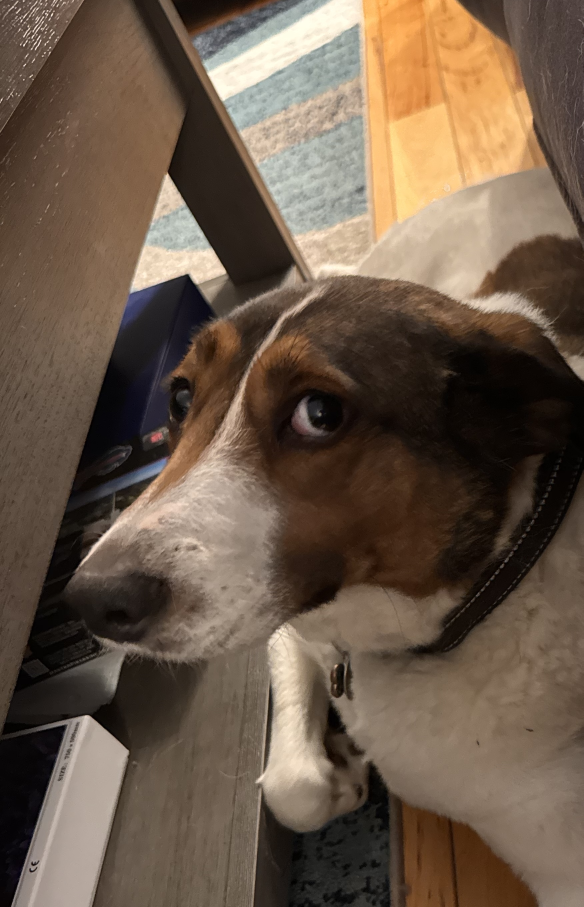
#> input picture photos/IMG_0887.JPG, 1750 x 2720 px (shown at 1/3 size)
$ python video_ref.py ../photos/IMG_0887.JPG out.png
#> lines starting #> are read from the running program, lines starting #| are printed output that depends on the picture
#!/usr/bin/env python3
"""Build the 16:9 Flow/Veo start-frame reference for a style variant.

The variant art (already on chroma green #00B140) is centered on a
1920x1080 green canvas with generous margins so the tail and any motion
have room, and the frame's aspect exactly matches a 16:9 Flow session —
an aspect mismatch makes Flow crop or rotate the start frame, and any
transform stops it from pinning pixels (the dog gets re-rendered).

Usage: video_ref.py <variant.png> <out.png>
"""
import sys

from PIL import Image

KEY = (0, 177, 64)


def main():
    src = Image.open(sys.argv[1]).convert("RGB")
#> src is the input picture: PIL image 1750x2720 RGB; mean R, G, B 107.4, 89.4, 73.1
    canvas = Image.new("RGB", (1920, 1080), KEY)
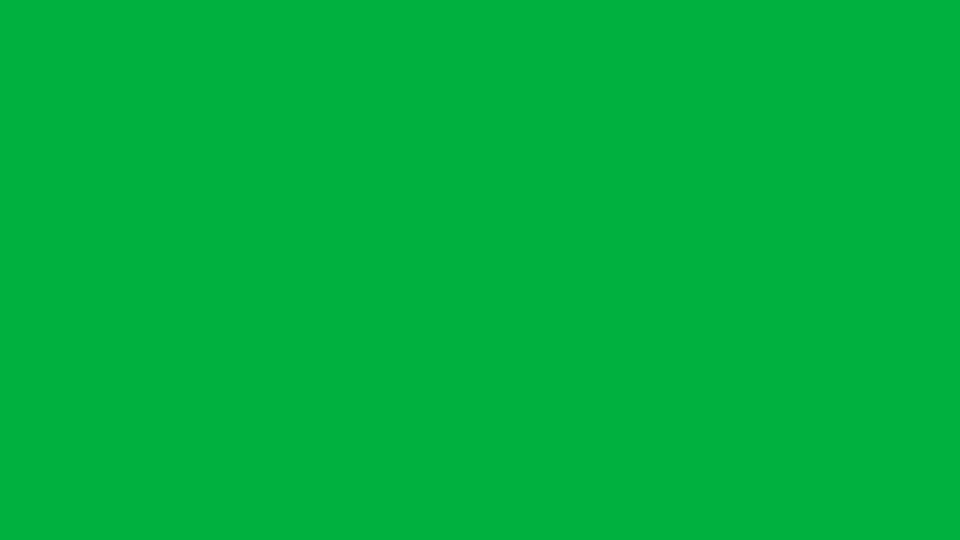
#> canvas: PIL image 1920x1080 RGB (shown at 1/2 size); mean R, G, B 0, 177, 64
    scale = 820 / src.size[1]
#> scale = 0.301
    r = src.resize((round(src.size[0] * scale), 820), Image.LANCZOS)
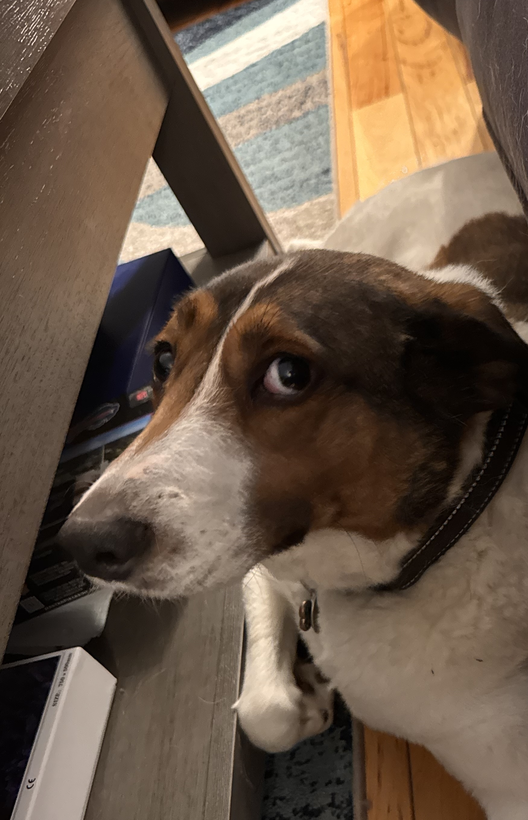
#> r: PIL image 528x820 RGB; mean R, G, B 107.4, 89.4, 73.1
    canvas.paste(r, ((1920 - r.size[0]) // 2, 1080 - 120 - r.size[1]))
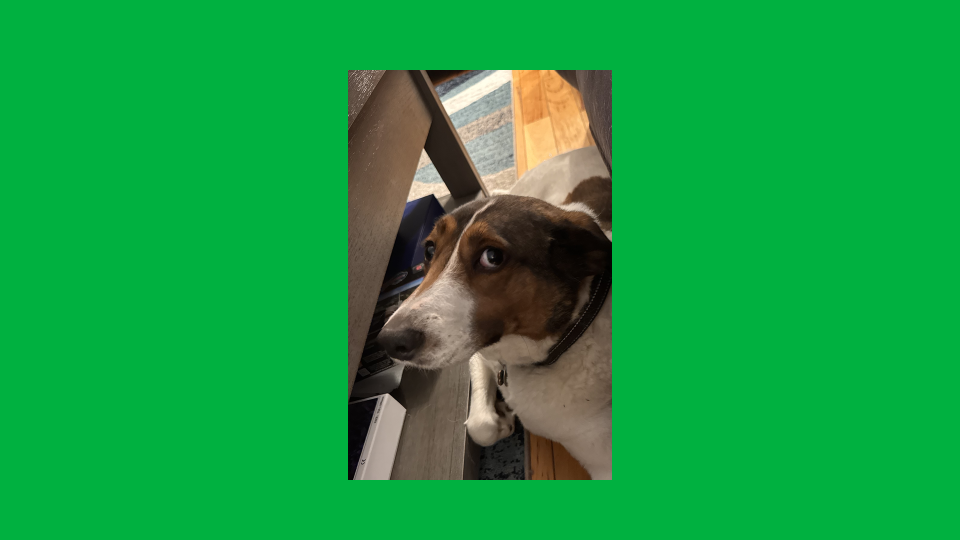
#> canvas: PIL image 1920x1080 RGB (shown at 1/2 size); mean R, G, B 22.4, 158.7, 65.9
    canvas.save(sys.argv[2])
    print(f"{sys.argv[2]}: dog {r.size[0]}x{r.size[1]} on 1920x1080")
#| out.png: dog 528x820 on 1920x1080


if __name__ == "__main__":
    main()
